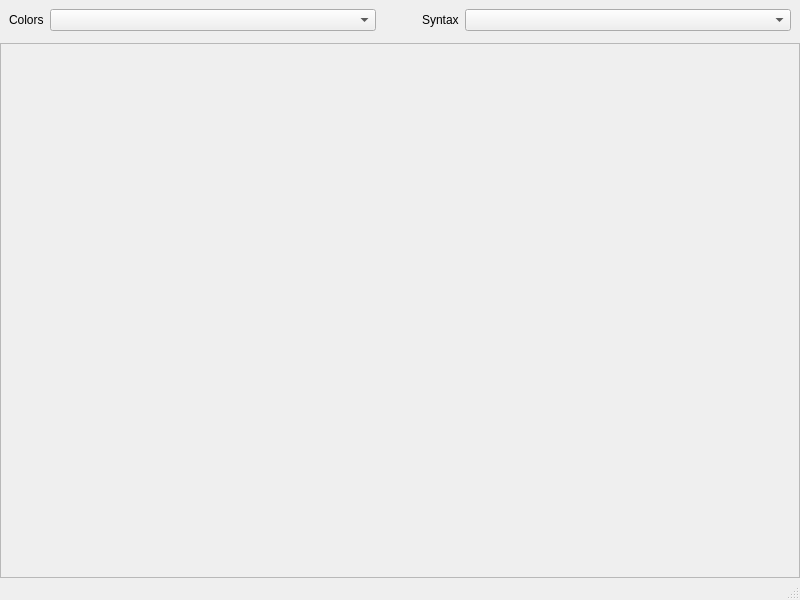
<?xml version="1.0" encoding="UTF-8"?>
<ui version="4.0">
 <class>MainWindow</class>
 <widget class="QMainWindow" name="MainWindow">
  <property name="geometry">
   <rect>
    <x>0</x>
    <y>0</y>
    <width>800</width>
    <height>600</height>
   </rect>
  </property>
  <property name="windowTitle">
   <string>MainWindow</string>
  </property>
  <widget class="QWidget" name="centralwidget">
   <layout class="QVBoxLayout" name="verticalLayout">
    <property name="spacing">
     <number>6</number>
    </property>
    <property name="leftMargin">
     <number>0</number>
    </property>
    <property name="topMargin">
     <number>0</number>
    </property>
    <property name="rightMargin">
     <number>0</number>
    </property>
    <property name="bottomMargin">
     <number>0</number>
    </property>
    <item>
     <layout class="QHBoxLayout" name="horizontalLayout">
      <property name="leftMargin">
       <number>9</number>
      </property>
      <property name="topMargin">
       <number>9</number>
      </property>
      <property name="rightMargin">
       <number>9</number>
      </property>
      <property name="bottomMargin">
       <number>6</number>
      </property>
      <item>
       <widget class="QLabel" name="colorsLabel">
        <property name="sizePolicy">
         <sizepolicy hsizetype="Maximum" vsizetype="Preferred">
          <horstretch>0</horstretch>
          <verstretch>0</verstretch>
         </sizepolicy>
        </property>
        <property name="text">
         <string>Colors</string>
        </property>
       </widget>
      </item>
      <item>
       <widget class="QComboBox" name="colorsCombo"/>
      </item>
      <item>
       <spacer name="horizontalSpacer">
        <property name="orientation">
         <enum>Qt::Horizontal</enum>
        </property>
        <property name="sizeType">
         <enum>QSizePolicy::Maximum</enum>
        </property>
        <property name="sizeHint" stdset="0">
         <size>
          <width>40</width>
          <height>20</height>
         </size>
        </property>
       </spacer>
      </item>
      <item>
       <widget class="QLabel" name="syntaxLabel">
        <property name="sizePolicy">
         <sizepolicy hsizetype="Maximum" vsizetype="Preferred">
          <horstretch>0</horstretch>
          <verstretch>0</verstretch>
         </sizepolicy>
        </property>
        <property name="text">
         <string>Syntax</string>
        </property>
       </widget>
      </item>
      <item>
       <widget class="QComboBox" name="syntaxCombo"/>
      </item>
     </layout>
    </item>
    <item>
     <widget class="ScintillaEdit" name="editor">
      <property name="sizePolicy">
       <sizepolicy hsizetype="Minimum" vsizetype="MinimumExpanding">
        <horstretch>0</horstretch>
        <verstretch>0</verstretch>
       </sizepolicy>
      </property>
      <property name="frameShape">
       <enum>QFrame::StyledPanel</enum>
      </property>
      <property name="frameShadow">
       <enum>QFrame::Raised</enum>
      </property>
     </widget>
    </item>
   </layout>
  </widget>
  <widget class="QStatusBar" name="statusbar"/>
 </widget>
 <customwidgets>
  <customwidget>
   <class>ScintillaEdit</class>
   <extends>QFrame</extends>
   <header>ScintillaEdit.h</header>
   <container>1</container>
  </customwidget>
 </customwidgets>
 <resources/>
 <connections/>
</ui>
